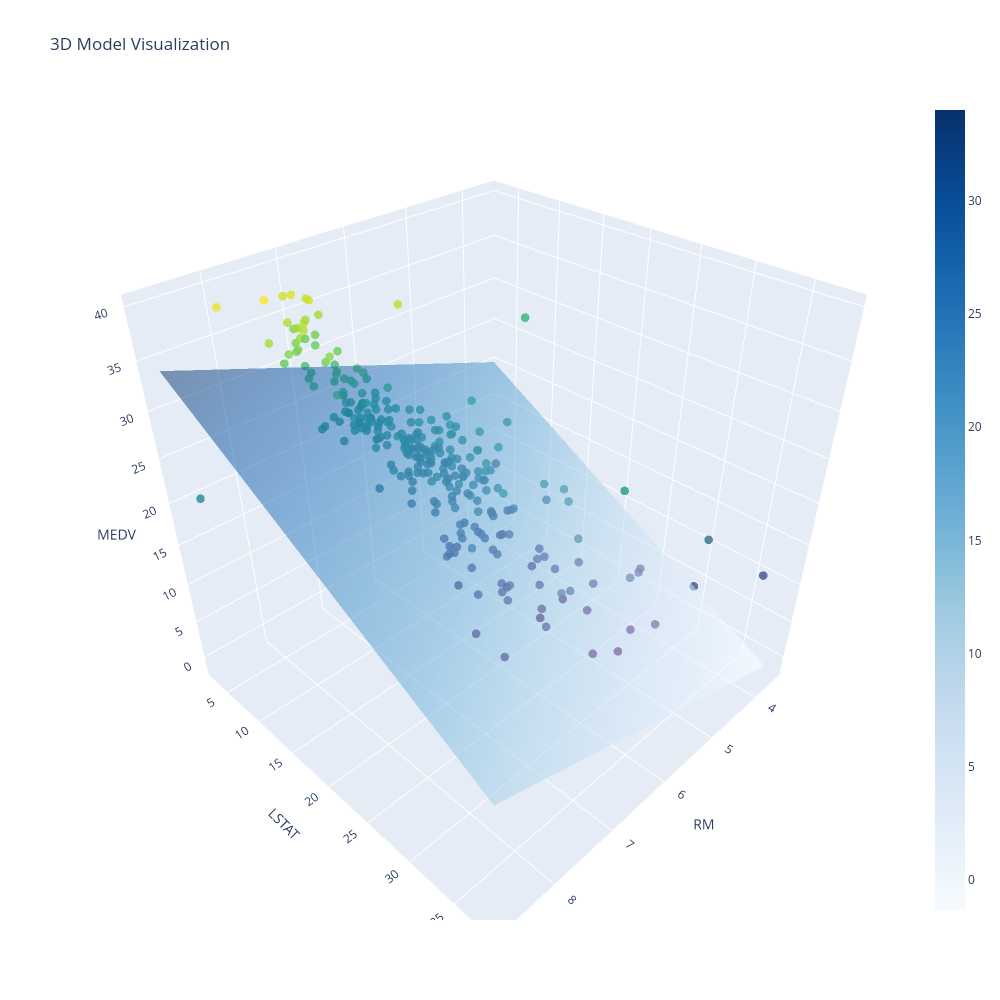

The code cell stored with this chart in its notebook:
### Code cell
visualize_model_3D(x1, x2, y_train, lin_model.intercept_, lin_model.coef_, 40)

### Figure 1 — Plotly figure (JSON) as saved in the notebook; plotly's stock layout.template omitted (floating-point values rounded to 4 significant figures; data arrays with more than 128 entries replaced by an {"elided": "..."} marker saying what was removed)
{"data": [{"marker": {"color": {"elided": "278 float values"}, "colorscale": [[0, "#440154"], [0.1111, "#482878"], [0.2222, "#3e4989"], [0.3333, "#31688e"], [0.4444, "#26828e"], [0.5556, "#1f9e89"], [0.6667, "#35b779"], [0.7778, "#6ece58"], [0.8889, "#b5de2b"], [1, "#fde725"]], "opacity": 0.8, "size": 5}, "mode": "markers", "name": "Data", "type": "scatter3d", "x": {"elided": "278 float values"}, "y": {"elided": "278 float values"}, "z": {"elided": "278 float values"}}, {"colorscale": [[0, "rgb(247,251,255)"], [0.125, "rgb(222,235,247)"], [0.25, "rgb(198,219,239)"], [0.375, "rgb(158,202,225)"], [0.5, "rgb(107,174,214)"], [0.625, "rgb(66,146,198)"], [0.75, "rgb(33,113,181)"], [0.875, "rgb(8,81,156)"], [1, "rgb(8,48,107)"]], "name": "Model Surface", "opacity": 0.5, "type": "surface", "x": {"elided": "40x40 float values"}, "y": {"elided": "40x40 float values"}, "z": {"elided": "40x40 float values"}}], "layout": {"height": 1000, "scene": {"xaxis": {"title": {"text": "RM"}}, "yaxis": {"title": {"text": "LSTAT"}}, "zaxis": {"title": {"text": "MEDV"}}}, "title": {"text": "3D Model Visualization"}, "width": 1000}}
